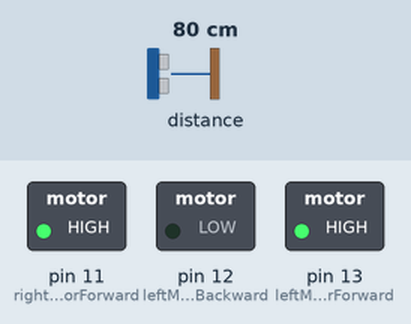
Bench run of a sketch on a simulated Arduino Uno, built with avr-gcc and run on an emulated ATmega328P. On the bench: switched loads named in the sketch (green lamp = pin HIGH). Wiring (inferred from the names in the program): ultrasonic range finder: trigger pin 0; echo pin 0. The test bench sets the inputs (shaded band); at power-on: distance to the obstacle 80 cm. The echo pulse lasts 58.3 µs per cm; what the sketch prints to the serial monitor is not drawn.

Above: at 0.1 s.
Timing chart, 0 to 1.6 s (numbered marks = the images above):
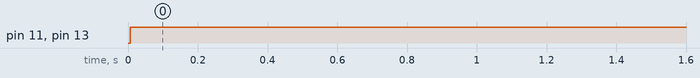

Measured:
- by itself, pin 11 (rightMotorForward), pin 13 (leftMotorForward): LOW → HIGH at 0.01 s

The sketch:

SpiderBot.ino
```cpp
#include <Servo.h>

int leftMotorForward = 13;
int leftMotorBackward = 12;
int rightMotorForward = 11;
int rightMotorBackward;
int servoPin;
int switchPin;
int ultraPin1;
int ultraPin2;


void setup() {
  pinMode (leftMotorForward, OUTPUT);
  pinMode (leftMotorBackward, OUTPUT);
  pinMode (rightMotorForward, OUTPUT);
  pinMode (rightMotorBackward, OUTPUT);
  pinMode (servoPin, OUTPUT);
  pinMode (switchPin, OUTPUT);
  pinMode (ultraPin1, OUTPUT);
  pinMode (ultraPin2, OUTPUT);
  Serial.begin(9600);
}

void loop() {
  unsigned long time = millis();
  unsigned long lastChomp;
  if (ping(ultraPin1) <  5){
    if (ping(ultraPin2) <  10) {
      lastChomp = chomp(time, lastChomp);
    }
  } else {
    moveFunc();
  }
}

void moveFunc() {
  forward();
}

void forward() {
  digitalWrite(leftMotorForward,HIGH);
  digitalWrite(leftMotorBackward,LOW);
  digitalWrite(rightMotorForward,HIGH);
  digitalWrite(rightMotorBackward,LOW);
}

unsigned long ping(int ultraPin){
   unsigned long echo = 0;
   unsigned long ultrasoundValue = 0;
   pinMode(ultraPin, OUTPUT); // Switch signalpin to output
   digitalWrite(ultraPin, LOW); // Send low pulse
   delayMicroseconds(2); // Wait for 2 microseconds
   digitalWrite(ultraPin, HIGH); // Send high pulse
   delayMicroseconds(5); // Wait for 5 microseconds
   digitalWrite(ultraPin, LOW); // Holdoff
   pinMode(ultraPin, INPUT); // Switch signalpin to input
   digitalWrite(ultraPin, HIGH); // Turn on pullup resistor
  // please note that pulseIn has a 1sec timeout, which may
  // not be desirable. Depending on your sensor specs, you
  // can likely bound the time like this -- marcmerlin
  // echo = pulseIn(ultraPin, HIGH, 38000)
  echo = pulseIn(ultraPin, HIGH); //Listen for echo
  ultrasoundValue = (echo / 58.138);
  Serial.println(ultrasoundValue);
  return ultrasoundValue;
}

unsigned long chomp(unsigned long currentTime,unsigned long previousTime){
  Servo servo;
  unsigned long timeDif = currentTime - previousTime;
  unsigned long up = 200;
  unsigned long down = 200;

  if(timeDif > up) {
    if(timeDif > (up + down)) {
      servo.write(0);
      return currentTime;
    } else {
      servo.write(180);
      return currentTime;
    }
  }
}
```
